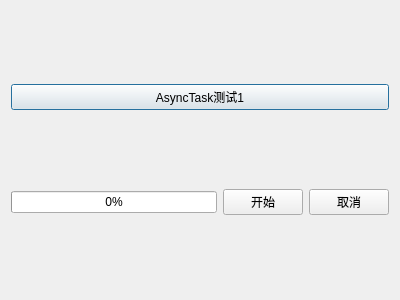
<?xml version="1.0" encoding="UTF-8"?>
<ui version="4.0">
 <class>AsyncTaskTestDialog</class>
 <widget class="QDialog" name="AsyncTaskTestDialog">
  <property name="geometry">
   <rect>
    <x>0</x>
    <y>0</y>
    <width>400</width>
    <height>300</height>
   </rect>
  </property>
  <property name="windowTitle">
   <string>Dialog</string>
  </property>
  <layout class="QVBoxLayout" name="verticalLayout">
   <item>
    <widget class="QPushButton" name="testAsyncTask1">
     <property name="text">
      <string>AsyncTask测试1</string>
     </property>
    </widget>
   </item>
   <item>
    <layout class="QHBoxLayout" name="horizontalLayout">
     <item>
      <widget class="QProgressBar" name="progressBar">
       <property name="value">
        <number>0</number>
       </property>
      </widget>
     </item>
     <item>
      <widget class="QPushButton" name="startLoadProgress">
       <property name="text">
        <string>开始</string>
       </property>
      </widget>
     </item>
     <item>
      <widget class="QPushButton" name="cancelLoadProgress">
       <property name="text">
        <string>取消</string>
       </property>
      </widget>
     </item>
    </layout>
   </item>
  </layout>
 </widget>
 <resources/>
 <connections/>
</ui>
